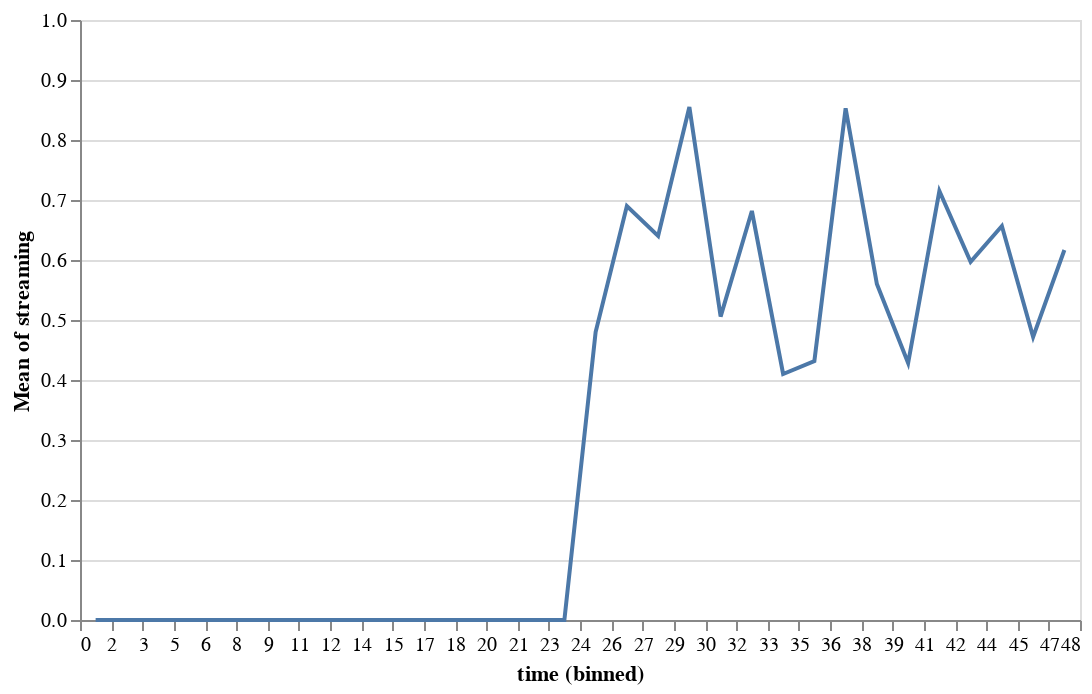

The code cell stored with this chart in its notebook:
### Code cell
df |> @vlplot(:line,x={field=:time,bin={step=1.5}},y={field=:streaming,aggregate="mean",scale={domain=[0,1]}},width=500,height=300)

### Figure 1 — Vega-Lite specification as saved in the notebook (floating-point values rounded to 4 significant figures; data arrays with more than 128 entries replaced by an {"elided": "..."} marker saying what was removed)
{"data": {"values": {"elided": "198 records"}}, "encoding": {"x": {"bin": {"step": 1.5}, "field": "time", "type": "quantitative"}, "y": {"aggregate": "mean", "field": "streaming", "scale": {"domain": [0, 1]}}}, "height": 300, "mark": "line", "width": 500}
